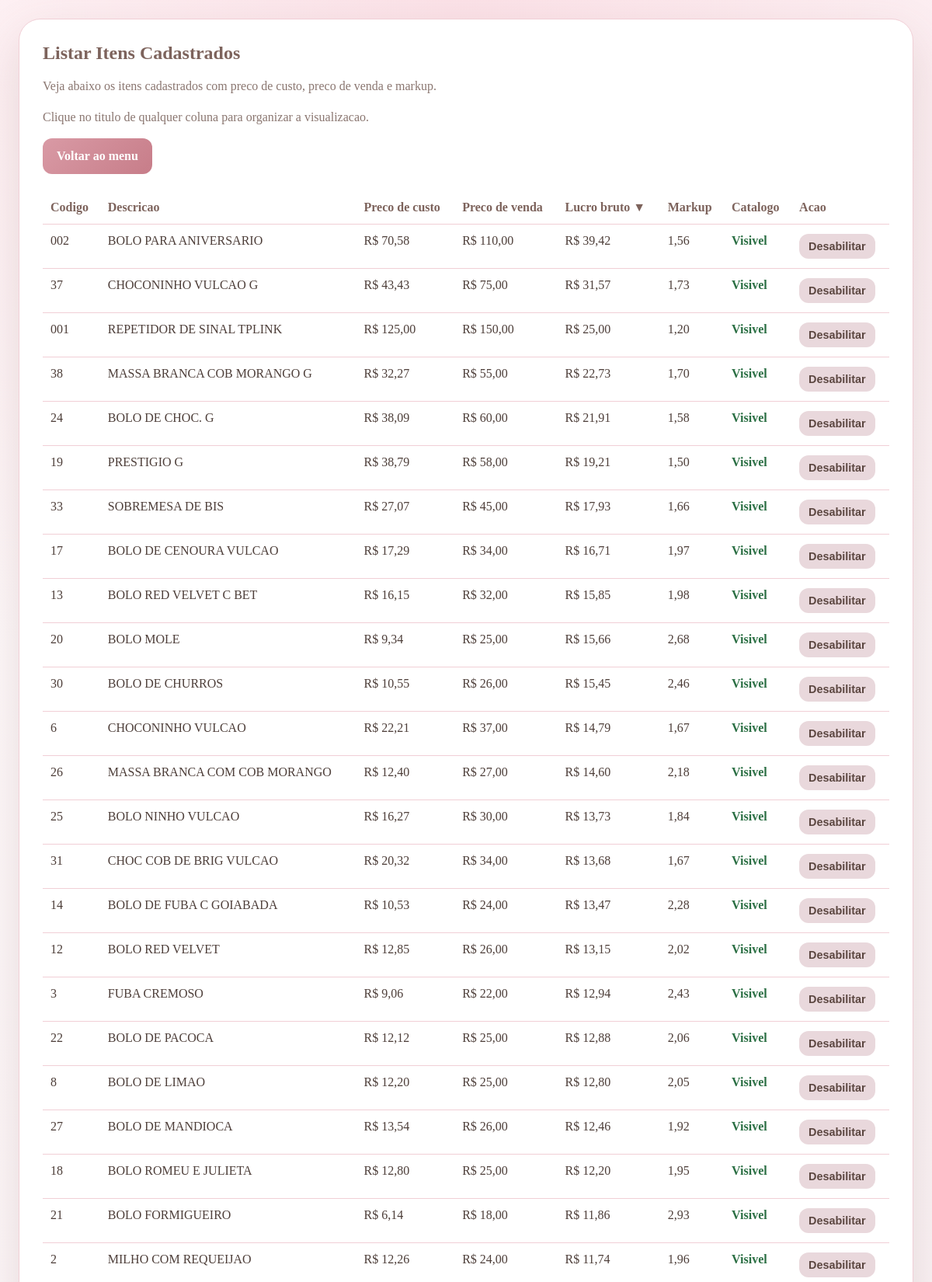
Page /listar-itens.php (signed in, upper part) on the committed database.
### tables this page shows
CREATE TABLE IF NOT EXISTS itens (
    id INT UNSIGNED AUTO_INCREMENT PRIMARY KEY,
    codigo_produto VARCHAR(50) NOT NULL UNIQUE,
    nome_produto VARCHAR(150) NOT NULL,
    categoria VARCHAR(100) DEFAULT NULL,
    ncm VARCHAR(20) NOT NULL,
    foto_produto VARCHAR(255) DEFAULT NULL,
    mostrar_catalogo TINYINT(1) NOT NULL DEFAULT 1,
    preco_custo DECIMAL(10,2) NOT NULL,
    preco_venda DECIMAL(10,2) NOT NULL,
    criado_em TIMESTAMP DEFAULT CURRENT_TIMESTAMP
);

### listar-itens.php (the view, shortened to what this page needs)
<?php
require __DIR__ . '/db.php';
$ordenacoesPermitidas = [
    'codigo_produto' => 'codigo_produto',
    'nome_produto' => 'nome_produto',
    'preco_custo' => 'preco_custo',
    'preco_venda' => 'preco_venda',
    'lucro_bruto' => 'lucro_bruto',
    'markup' => 'markup',
];
$ordenarPor = $_GET['ordenar_por'] ?? 'lucro_bruto';
$direcao = strtolower($_GET['direcao'] ?? 'desc');
$stmt = $pdo->query(
    'SELECT
        id,
        codigo_produto,
        nome_produto,
        mostrar_catalogo,
        preco_custo,
        preco_venda,
        (preco_venda - preco_custo) AS lucro_bruto,
        CASE
            WHEN preco_custo > 0 THEN preco_venda / preco_custo
            ELSE 0
        END AS markup
     FROM itens
     ORDER BY ' . $ordenacoesPermitidas[$ordenarPor] . ' ' . strtoupper($direcao) . ', nome_produto ASC'
);
$itens = $stmt->fetchAll();
function linkOrdenacao(string $colunaAtual, string $ordenarPor, string $direcao): string
{
    $novaDirecao = 'asc';
    return 'listar-itens.php?ordenar_por=' . urlencode($colunaAtual) . '&direcao=' . urlencode($novaDirecao);
}
function indicadorOrdenacao(string $colunaAtual, string $ordenarPor, string $direcao): string
{
    if ($colunaAtual !== $ordenarPor) {
        return '';
    }
    return $direcao === 'asc' ? ' ▲' : ' ▼';
}
?>
<!DOCTYPE html>
<html lang="pt-BR">
<head>
</head>
<body>
    <main class="layout">
        <section class="card">
            <h1>Listar Itens Cadastrados</h1>
            <p class="lead">Veja abaixo os itens cadastrados com preco de custo, preco de venda e markup.</p>
            <p class="sort-info">Clique no titulo de qualquer coluna para organizar a visualizacao.</p>
            <div class="actions">
                <a class="button" href="dashboard.php">Voltar ao menu</a>
            </div>
            <?php if ($itens): ?>
                <div class="table-wrap">
                    <table>
                        <thead>
                            <tr>
                                <th><a class="sort-link" href="<?= htmlspecialchars(linkOrdenacao('codigo_produto', $ordenarPor, $direcao), ENT_QUOTES, 'UTF-8') ?>">Codigo</a></th>
                                <th><a class="sort-link" href="<?= htmlspecialchars(linkOrdenacao('nome_produto', $ordenarPor, $direcao), ENT_QUOTES, 'UTF-8') ?>">Descricao</a></th>
                                <th><a class="sort-link" href="<?= htmlspecialchars(linkOrdenacao('preco_custo', $ordenarPor, $direcao), ENT_QUOTES, 'UTF-8') ?>">Preco de custo</a></th>
                                <th><a class="sort-link" href="<?= htmlspecialchars(linkOrdenacao('preco_venda', $ordenarPor, $direcao), ENT_QUOTES, 'UTF-8') ?>">Preco de venda</a></th>
                                <th><a class="sort-link" href="<?= htmlspecialchars(linkOrdenacao('lucro_bruto', $ordenarPor, $direcao), ENT_QUOTES, 'UTF-8') ?>">Lucro bruto<?= htmlspecialchars(indicadorOrdenacao('lucro_bruto', $ordenarPor, $direcao), ENT_QUOTES, 'UTF-8') ?></a></th>
                                <th><a class="sort-link" href="<?= htmlspecialchars(linkOrdenacao('markup', $ordenarPor, $direcao), ENT_QUOTES, 'UTF-8') ?>">Markup</a></th>
                                <th>Catalogo</th>
                                <th>Acao</th>
                            </tr>
                        </thead>
                        <tbody>
                            <?php foreach ($itens as $item): ?>
                                <?php
                                $precoCusto = (float) $item['preco_custo'];
                                $precoVenda = (float) $item['preco_venda'];
                                $lucroBruto = (float) $item['lucro_bruto'];
                                $markup = (float) $item['markup'];
                                $mostrarCatalogo = (int) ($item['mostrar_catalogo'] ?? 1) === 1;
                                ?>
                                <tr>
                                    <td><?= htmlspecialchars($item['codigo_produto'], ENT_QUOTES, 'UTF-8') ?></td>
                                    <td><?= htmlspecialchars($item['nome_produto'], ENT_QUOTES, 'UTF-8') ?></td>
                                    <td class="money">R$ <?= htmlspecialchars(number_format($precoCusto, 2, ',', '.'), ENT_QUOTES, 'UTF-8') ?></td>
                                    <td class="money">R$ <?= htmlspecialchars(number_format($precoVenda, 2, ',', '.'), ENT_QUOTES, 'UTF-8') ?></td>
                                    <td class="money">R$ <?= htmlspecialchars(number_format($lucroBruto, 2, ',', '.'), ENT_QUOTES, 'UTF-8') ?></td>
                                    <td class="money"><?= htmlspecialchars(number_format($markup, 2, ',', '.'), ENT_QUOTES, 'UTF-8') ?></td>
                                    <td>
                                        <?php if ($mostrarCatalogo): ?>
                                            <span class="status-catalogo visivel">Visivel</span>
                                        <?php else: ?>
                                            <span class="status-catalogo oculto">Oculto</span>
                                        <?php endif; ?>
                                    </td>
                                    <td>
                                        <form method="post">
                                            <button class="button secondary small" type="submit">
                                                <?= $mostrarCatalogo ? 'Desabilitar' : 'Habilitar' ?>
                                            </button>
                                        </form>
                                    </td>
                                </tr>
                            <?php endforeach; ?>
                        </tbody>
                    </table>
                </div>
            <?php else: ?>
                <p class="lead">Nenhum item cadastrado no momento.</p>
            <?php endif; ?>
        </section>
    </main>
</body>
</html>

### listar-itens.php (style rules this page uses)
:root { --primary: #d99aa5; --primary-dark: #c77d89; --secondary: #7d635c; --text: #4d3e39; --muted: #8a7670; --border: #f1cfd6; --shadow: rgba(125, 99, 92, 0.18); }
* { box-sizing: border-box; }
body { margin: 0; min-height: 100vh; padding: 24px; font-family: Georgia, "Times New Roman", serif; background: radial-gradient(circle at top, #fbe1e7 0%, transparent 34%), linear-gradient(135deg, #fffafb 0%, #f8eef1 100%); color: var(--text); }
.layout { width: min(1180px, 100%); margin: 0 auto; display: grid; gap: 24px; }
.card { background: #fff; border: 1px solid var(--border); border-radius: 28px; padding: 30px; box-shadow: 0 24px 60px var(--shadow); }
h1 { margin-top: 0; color: var(--secondary); }
.lead { color: var(--muted); margin-bottom: 22px; }
.actions { display: flex; gap: 12px; flex-wrap: wrap; margin-bottom: 22px; }
.button { padding: 14px 18px; border: 0; border-radius: 12px; background: linear-gradient(135deg, var(--primary) 0%, var(--primary-dark) 100%); color: #fff; text-decoration: none; font-size: 1rem; font-weight: bold; cursor: pointer; }
.button.secondary { background: #e9d8dc; color: #5c4741; }
.button.small { padding: 8px 12px; font-size: 0.9rem; }
.status-catalogo { font-weight: bold; }
.status-catalogo.visivel { color: #2b6f44; }
.sort-info { margin-bottom: 18px; color: var(--muted); }
.sort-link { color: inherit; text-decoration: none; }
.table-wrap { overflow-x: auto; }
table { width: 100%; border-collapse: collapse; }
th, td { padding: 12px 10px; border-bottom: 1px solid var(--border); text-align: left; vertical-align: top; }
th { color: var(--secondary); white-space: nowrap; }
td.money { white-space: nowrap; }

### rows in the picture
itens: codigo_produto "002", nome_produto "BOLO PARA ANIVERSARIO", preco_custo "70,58", preco_venda "110,00", lucroBruto "39,42", markup "1,56", mostrar_catalogo "Visivel"
itens: codigo_produto "37", nome_produto "CHOCONINHO VULCAO G", preco_custo "43,43", preco_venda "75,00", lucroBruto "31,57", markup "1,73", mostrar_catalogo "Visivel"
itens: codigo_produto "001", nome_produto "REPETIDOR DE SINAL TPLINK", preco_custo "125,00", preco_venda "150,00", lucroBruto "25,00", markup "1,20", mostrar_catalogo "Visivel"
itens: codigo_produto "38", nome_produto "MASSA BRANCA COB MORANGO G", preco_custo "32,27", preco_venda "55,00", lucroBruto "22,73", markup "1,70", mostrar_catalogo "Visivel"
itens: codigo_produto "24", nome_produto "BOLO DE CHOC. G", preco_custo "38,09", preco_venda "60,00", lucroBruto "21,91", markup "1,58", mostrar_catalogo "Visivel"
itens: codigo_produto "19", nome_produto "PRESTIGIO G", preco_custo "38,79", preco_venda "58,00", lucroBruto "19,21", markup "1,50", mostrar_catalogo "Visivel"
itens: codigo_produto "33", nome_produto "SOBREMESA DE BIS", preco_custo "27,07", preco_venda "45,00", lucroBruto "17,93", markup "1,66", mostrar_catalogo "Visivel"
itens: codigo_produto "17", nome_produto "BOLO DE CENOURA VULCAO", preco_custo "17,29", preco_venda "34,00", lucroBruto "16,71", markup "1,97", mostrar_catalogo "Visivel"
itens: codigo_produto "13", nome_produto "BOLO RED VELVET C BET", preco_custo "16,15", preco_venda "32,00", lucroBruto "15,85", markup "1,98", mostrar_catalogo "Visivel"
itens: codigo_produto "20", nome_produto "BOLO MOLE", preco_custo "9,34", preco_venda "25,00", lucroBruto "15,66", markup "2,68", mostrar_catalogo "Visivel"
itens: codigo_produto "30", nome_produto "BOLO DE CHURROS", preco_custo "10,55", preco_venda "26,00", lucroBruto "15,45", markup "2,46", mostrar_catalogo "Visivel"
itens: codigo_produto "6", nome_produto "CHOCONINHO VULCAO", preco_custo "22,21", preco_venda "37,00", lucroBruto "14,79", markup "1,67", mostrar_catalogo "Visivel"
itens: codigo_produto "26", nome_produto "MASSA BRANCA COM COB MORANGO", preco_custo "12,40", preco_venda "27,00", lucroBruto "14,60", markup "2,18", mostrar_catalogo "Visivel"
itens: codigo_produto "25", nome_produto "BOLO NINHO VULCAO", preco_custo "16,27", preco_venda "30,00", lucroBruto "13,73", markup "1,84", mostrar_catalogo "Visivel"
itens: codigo_produto "31", nome_produto "CHOC COB DE BRIG VULCAO", preco_custo "20,32", preco_venda "34,00", lucroBruto "13,68", markup "1,67", mostrar_catalogo "Visivel"
itens: codigo_produto "14", nome_produto "BOLO DE FUBA C GOIABADA", preco_custo "10,53", preco_venda "24,00", lucroBruto "13,47", markup "2,28", mostrar_catalogo "Visivel"
itens: codigo_produto "12", nome_produto "BOLO RED VELVET", preco_custo "12,85", preco_venda "26,00", lucroBruto "13,15", markup "2,02", mostrar_catalogo "Visivel"
itens: codigo_produto "3", nome_produto "FUBA CREMOSO", preco_custo "9,06", preco_venda "22,00", lucroBruto "12,94", markup "2,43", mostrar_catalogo "Visivel"
itens: codigo_produto "22", nome_produto "BOLO DE PACOCA", preco_custo "12,12", preco_venda "25,00", lucroBruto "12,88", markup "2,06", mostrar_catalogo "Visivel"
itens: codigo_produto "8", nome_produto "BOLO DE LIMAO", preco_custo "12,20", preco_venda "25,00", lucroBruto "12,80", markup "2,05", mostrar_catalogo "Visivel"
itens: codigo_produto "27", nome_produto "BOLO DE MANDIOCA", preco_custo "13,54", preco_venda "26,00", lucroBruto "12,46", markup "1,92", mostrar_catalogo "Visivel"
itens: codigo_produto "18", nome_produto "BOLO ROMEU E JULIETA", preco_custo "12,80", preco_venda "25,00", lucroBruto "12,20", markup "1,95", mostrar_catalogo "Visivel"
itens: codigo_produto "21", nome_produto "BOLO FORMIGUEIRO", preco_custo "6,14", preco_venda "18,00", lucroBruto "11,86", markup "2,93", mostrar_catalogo "Visivel"
itens: codigo_produto "2", nome_produto "MILHO COM REQUEIJAO", preco_custo "12,26", preco_venda "24,00", lucroBruto "11,74", markup "1,96", mostrar_catalogo "Visivel"

### other values in the picture
indicadorOrdenacao('lucro_bruto', $ordenarPor, $direcao) "▼"
